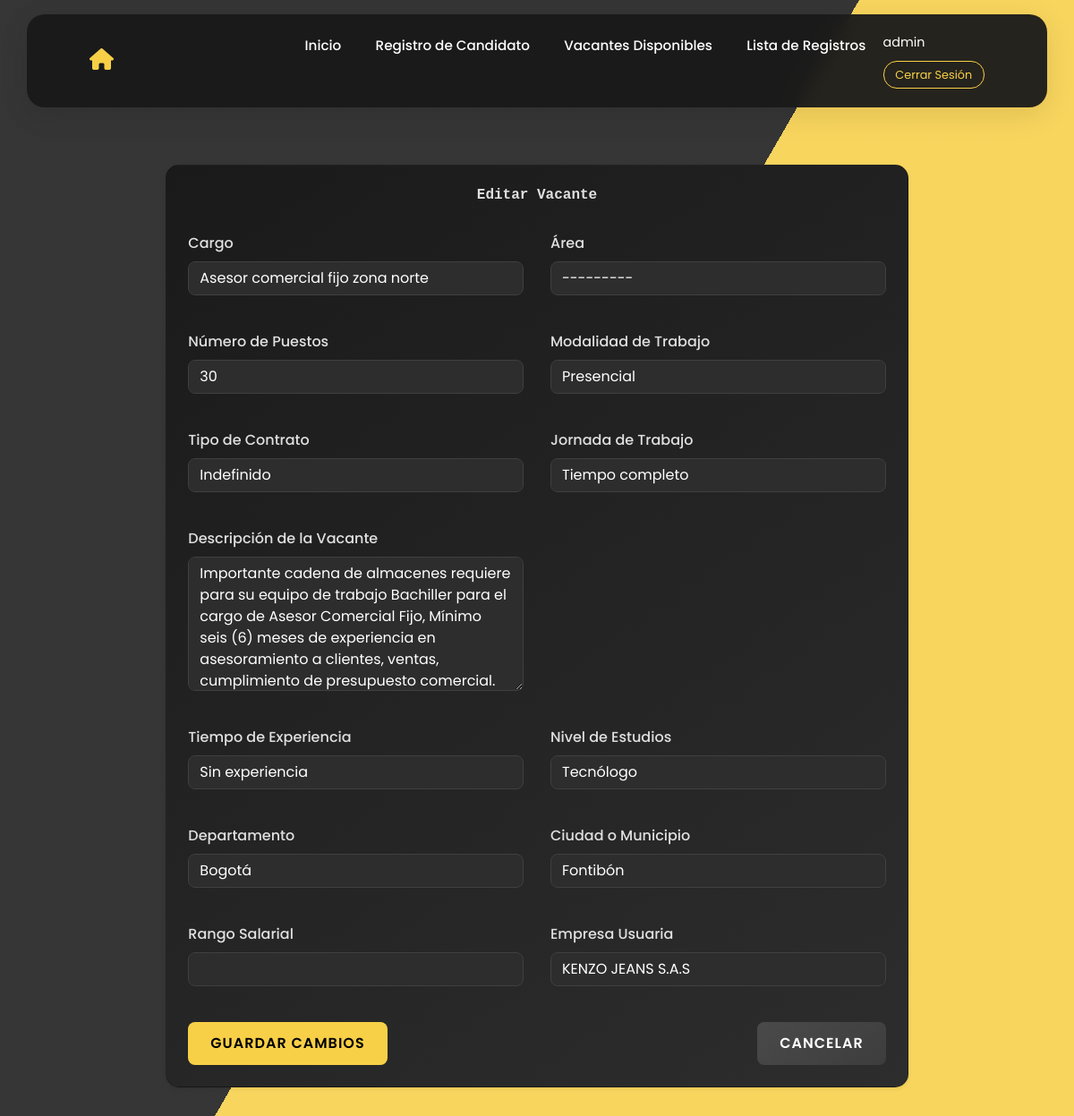
The app's page /editar_vacante/27/ (signed in), older data.
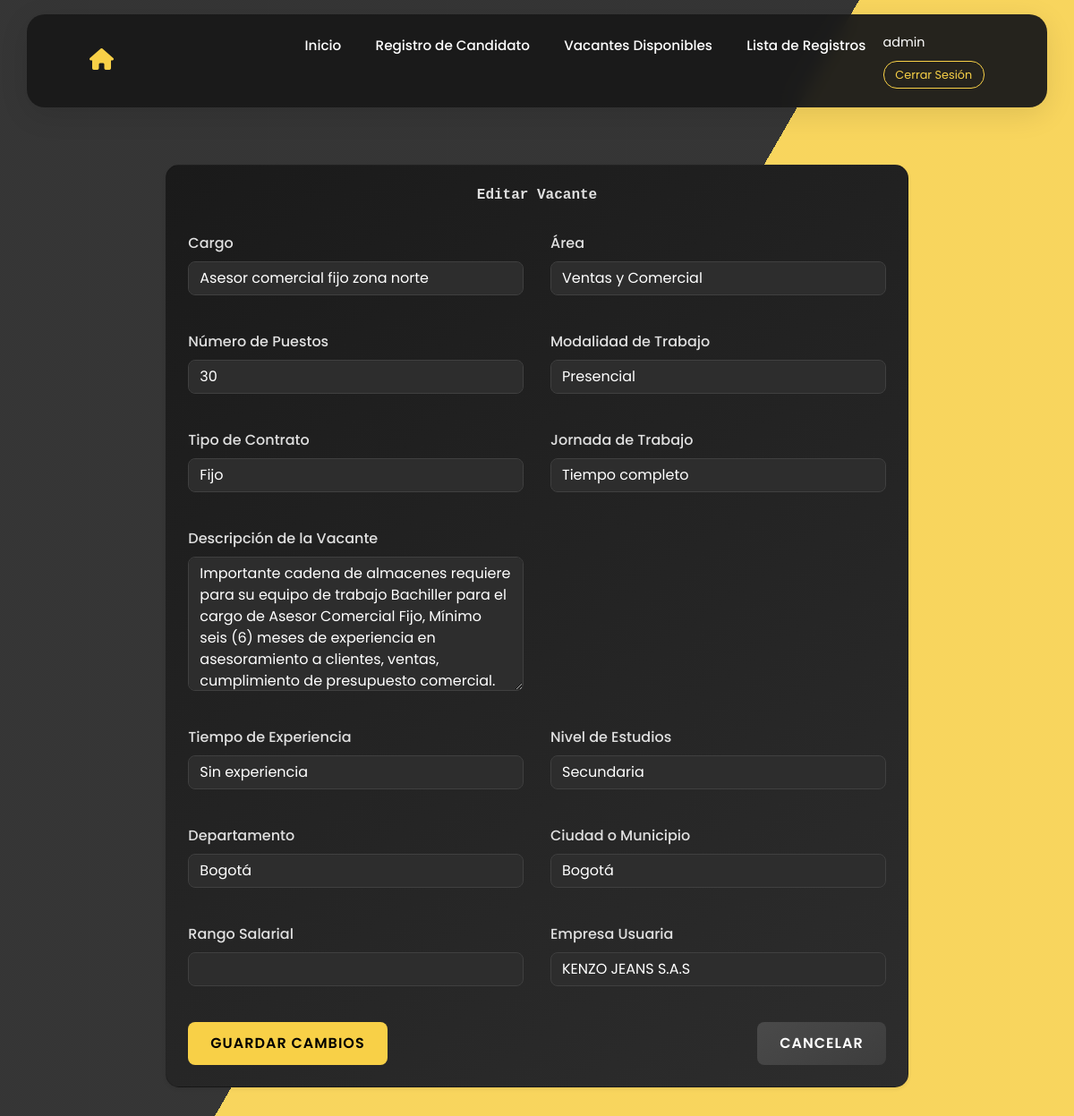
The same page, newer data.
### vacantes/models.py (models this page shows, shortened)
class Vacante(models.Model):
    codigo_vacante = models.CharField(
        max_length=50,
        unique=True,
        default=generate_unique_codigo
    )
    cargo = models.CharField(max_length=100)
    area = models.CharField(
        max_length=100,
        null=True,
        blank=True,
        choices = [
            ('Administración y Gestión', 'Administración y Gestión'),
            ('Finanzas y Contabilidad', 'Finanzas y Contabilidad'),
            ('Tecnología e Informática', 'Tecnología e Informática'),
            ('Recursos Humanos', 'Recursos Humanos'),
            ('Ventas y Comercial', 'Ventas y Comercial'),
            ('Atención al Cliente y Servicios', 'Atención al Cliente y Servicios'),
            ('Marketing y Publicidad', 'Marketing y Publicidad'),
            ('Logística y Transporte', 'Logística y Transporte'),
            ('Logística y Bodega', 'Logística y Bodega'),
            ('Producción y Manufactura', 'Producción y Manufactura'),
            ('Ingeniería y Construcción', 'Ingeniería y Construcción'),
            ('Salud y Bienestar', 'Salud y Bienestar'),
            ('Educación y Formación', 'Educación y Formación'),
            ('Legal y Asesoría', 'Legal y Asesoría'),
            ('Hostelería y Turismo', 'Hostelería y Turismo'),
            ('Arte, Cultura y Entretenimiento', 'Arte, Cultura y Entretenimiento'),
            ('Medio Ambiente y Energía', 'Medio Ambiente y Energía'),
            ('Ciencia e Investigación', 'Ciencia e Investigación'),
            ('Seguridad y Defensa', 'Seguridad y Defensa'),
            ('Servicios Generales', 'Servicios Generales'),
        ]
    )
    numero_puestos = models.IntegerField(
        null=True,
        blank=True,
        default=1
    )
    modalidad_trabajo = models.CharField(
        max_length=50,
        choices=[
            ('Presencial', 'Presencial'),
            ('Remoto', 'Remoto'),
            ('Híbrido', 'Híbrido'),
        ]
    )
    tipo_contrato = models.CharField(
        max_length=50,
        choices = [
            ('Indefinido', 'Indefinido'),
            ('Fijo', 'Fijo'),
            ('Obra o Labor', 'Obra o Labor'),
            ('Prácticas', 'Prácticas'),
            ('Aprendizaje', 'Aprendizaje'),
            ('Prestación de Servicios', 'Prestación de Servicios'),
        ]
    )
    jornada_trabajo = models.CharField(
        max_length=50,
        choices=[
            ('Tiempo completo', 'Tiempo completo'),
            ('Medio tiempo', 'Medio tiempo'),
            ('Por horas', 'Por horas'),
        ]
    )
    descripcion_vacante = models.TextField(max_length=6000)
    tiempo_experiencia = models.CharField(
        max_length=50,
        choices=[
            ('Sin experiencia', 'Sin experiencia'),
            ('Menos de 1 año', 'Menos de 1 año'),
            ('1 año', '1 año'),
            ('2 años', '2 años'),
            ('3 años o más', '3 años o más'),
        ]
    )
    nivel_estudios = models.CharField(
        max_length=50,
        choices=[
            ('Secundaria', 'Secundaria'),
            ('Técnico', 'Técnico'),
            ('Tecnólogo', 'Tecnólogo'),
            ('Profesional', 'Profesional'),
            ('Postgrado', 'Postgrado'),
        ]
    )
    departamento = models.ForeignKey(Departamento, on_delete=models.SET_NULL, null=True, blank=True)
    ciudad = models.ForeignKey(Ciudad, on_delete=models.SET_NULL, null=True, blank=True)
    rango_salarial = models.IntegerField(null=True, blank=True)
    fecha_publicacion = models.DateField(auto_now_add=True)
    empresa_usuaria = models.CharField(max_length=100)
    candidatos_registrados = models.ManyToManyField('RegistroCandidato', related_name='vacantes', blank=True)
    estado = models.BooleanField(default=True)  # True para activa, False para inactiva
    usuario_publicador = models.ForeignKey(User, on_delete=models.SET_NULL, null=True, blank=True, related_name='vacantes_publicadas')
    usuario_actualizador = models.ForeignKey(User, on_delete=models.SET_NULL, null=True, blank=True, related_name='vacantes_actualizadas')
    fecha_creacion = models.DateTimeField(auto_now_add=True)  # Solo se guarda al crear
    fecha_actualizacion = models.DateTimeField(null=True, blank=True)  # Se actualizará manualmente
    class Meta:
        verbose_name = "Vacante"
        verbose_name_plural = "Vacantes"

### vacantes/views.py (the view)
# urls.py: path('editar_vacante/<int:id>/', views.editar_vacante, name='editar_vacante'),
@login_required
def editar_vacante(request, id):
    vacante = get_object_or_404(Vacante, id=id)
    if request.method == 'POST':
        form = VacanteForm(request.POST, instance=vacante)
        if form.is_valid():
            vacante = form.save(commit=False)  # No guardamos aún
            vacante.usuario_actualizador = request.user  # Guardamos quién actualiza
            vacante.save()  # Guardamos la vacante con el usuario actualizador
            return redirect('lista_vacantes')
    else:
        form = VacanteForm(instance=vacante)
    return render(request, 'vacantes/editar_vacante.html', {'form': form, 'vacante': vacante})

### vacantes/models.py (called while the page is built)
    def __str__(self):
        return self.nombre

    def __str__(self):
        return self.nombre

### vacantes/templates/vacantes/editar_vacante.html (shortened to what the changed rows need)
{% extends 'base.html' %}
{% load static %}
{% block contenido %}
<div class="container main-container">
    <div class="row justify-content-center">
        <div class="col-md-10">
            <div class="card shadow-sm p-4 text-light">
                <h1 class="text-center page-title">Editar Vacante</h1>
                <form method="post" class="form">
                    <div class="form-row">
                        <div class="form-group col-md-6">
                            <label for="{{ form.cargo.id_for_label }}">Cargo</label>
                            {{ form.cargo }}
                        </div>
                        <div class="form-group col-md-6">
                            <label for="{{ form.area.id_for_label }}">Área</label>
                            {{ form.area }}
                        </div>
                    </div>
                    <div class="form-row">
                        <div class="form-group col-md-6">
                            <label for="{{ form.numero_puestos.id_for_label }}">Número de Puestos</label>
                            {{ form.numero_puestos }}
                        </div>
                        <div class="form-group col-md-6">
                            <label for="{{ form.modalidad_trabajo.id_for_label }}">Modalidad de Trabajo</label>
                            {{ form.modalidad_trabajo }}
                        </div>
                    </div>
                    <div class="form-row">
                        <div class="form-group col-md-6">
                            <label for="{{ form.tipo_contrato.id_for_label }}">Tipo de Contrato</label>
                            {{ form.tipo_contrato }}
                        </div>
                        <div class="form-group col-md-6">
                            <label for="{{ form.jornada_trabajo.id_for_label }}">Jornada de Trabajo</label>
                            {{ form.jornada_trabajo }}
                        </div>
                    </div>
                    <div class="form-row">
                        <div class="form-group col-12">
                            <label for="{{ form.descripcion_vacante.id_for_label }}">Descripción de la Vacante</label>
                            {{ form.descripcion_vacante }}
                        </div>
                    </div>
                    <div class="form-row">
                        <div class="form-group col-md-6">
                            <label for="{{ form.tiempo_experiencia.id_for_label }}">Tiempo de Experiencia</label>
                            {{ form.tiempo_experiencia }}
                        </div>
                        <div class="form-group col-md-6">
                            <label for="{{ form.nivel_estudios.id_for_label }}">Nivel de Estudios</label>
                            {{ form.nivel_estudios }}
                        </div>
                    </div>
                    <div class="form-row">
                        <div class="form-group col-md-6">
                            <label for="{{ form.departamento.id_for_label }}">Departamento</label>
                            {{ form.departamento }}
                        </div>
                        <div class="form-group col-md-6">
                            <label for="{{ form.ciudad.id_for_label }}">Ciudad o Municipio</label>
                            {{ form.ciudad }}
                        </div>
                    </div>
                    <div class="form-row">
                        <div class="form-group col-md-6">
                            <label for="{{ form.rango_salarial.id_for_label }}">Rango Salarial</label>
                            {{ form.rango_salarial }}
                        </div>
                        <div class="form-group col-md-6">
                            <label for="{{ form.empresa_usuaria.id_for_label }}">Empresa Usuaria</label>
                            {{ form.empresa_usuaria }}
                        </div>
                    </div>
                </form>
            </div>
        </div>
    </div>
</div>
{% endblock %}

Row changes from the older to the newer data that the page shows:
changed Vacante "Asesor comercial fijo zona norte": area "---------" → "Ventas y Comercial"; tipo_contrato "Indefinido" → "Fijo"; nivel_estudios "Tecnólogo" → "Secundaria"; ciudad "Fontibón" → "Bogotá"
